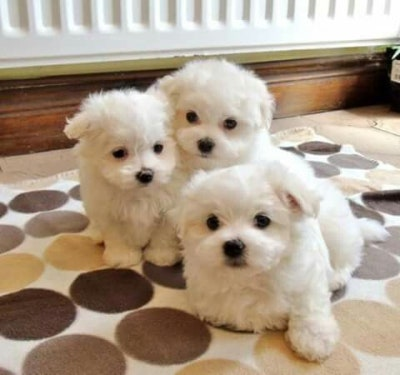
#> input picture hyerica/cloud11-IlhyeonChoo/resources/data/test_image.jpg, 400 x 375 px
$ python question_08.py
#> lines starting #> are read from the running program, lines starting #| are printed output that depends on the picture; after the words box and inside, x2 and y2 are one past the last pixel; in counts of white or black regions, pixels touching at a corner belong together
import os
import numpy as np
import matplotlib.pyplot as plt
from PIL import Image


def solution(image, x1, y1, x2, y2):
    """
    이미지의 특정 영역을 검은색으로 만드는 코드를 작성하세요.
    이미지를 표현하는 넘파이 배열 image에서, 슬라이싱을 통해 특정 영역의 뷰(view)를 가저온 후, 해당 뷰에 0을 대입하면 해당 영역이 검은색으로 변합니다.

    인자:
        - image: (H, W, 3) 모양의 넘파이 배열
        - x1: 영역의 가로 시작점
        - y1: 영역의 세로 시작점
        - x2: 영역의 가로 종점
        - y2: 영역의 세로 종점
    반환값:
        - 없음

    예상출력:
        파일 실행 후, resources/ 폴더 내에 q8_test1.jpg, q8_test2.jpg, q8_test3.jpg 파일을 확인해보세요.
        세 파일이 각각 q8_test1_truth.jpg, q8_test2_truth.jpg, q8_test3_truth.jpg 와 같으면 됩니다.

    참고:
        총 세 개의 이미지가 만들어지는데, 나중에 만들어진 이미지에는 이전에 만들어진 이미지에 적용된 마스크도 같이 적용되어 있습니다.
        그 이유가 무엇일지 생각해보시길 바랍니다.
    """

    # ----- your code here -----
    image[y1:y2, x1:x2] = 0

    # --------------------------
    return image


if __name__ == "__main__":
    root_dir = os.path.dirname(os.path.dirname(__file__))
    image = Image.open(os.path.join(root_dir, "resources", "data", "test_image.jpg")).convert("RGB")
#> image is the input picture: PIL image 400x375 RGB; mean R, G, B 173.1, 156.7, 138.3
    image = np.array(image) + 0 # + 0 지우지마세요

    H, W = image.shape[:2]
#> H = 375; W = 400

    Image.fromarray(solution(image, 0, 0, W//2, H//2)).save(os.path.join(root_dir, "resources", "q8_test1.jpg"))
#> in solution, `image[y1:y2, x1:x2] = 0`:
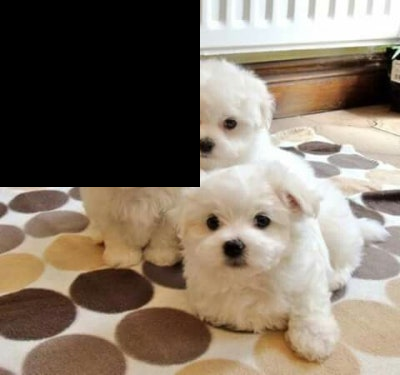
#> image: shape (375, 400, 3); mean R, G, B 130.5, 117.6, 103.3
    Image.fromarray(solution(image, W//2, 0, W, H)).save(os.path.join(root_dir, "resources", "q8_test2.jpg"))
#> call 2 of solution, with x1 = 200, y1 = 0, x2 = 400, y2 = 375
#> in solution (call 2), `image[y1:y2, x1:x2] = 0`:
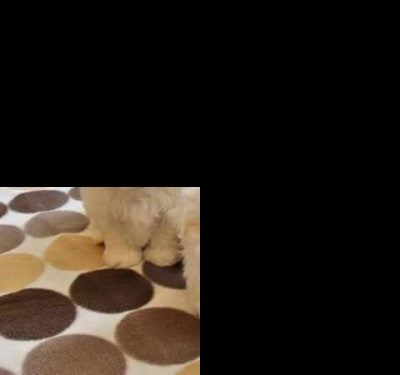
#> image: shape (375, 400, 3); mean R, G, B 35.4, 28.5, 21.9
    Image.fromarray(solution(image, int(W*0.25), int(H*0.25), int(W*0.75), int(H*0.75))).save(os.path.join(root_dir, "resources", "q8_test3.jpg"))
#> call 3 of solution, with x1 = 100, y1 = 93, x2 = 300, y2 = 281
#> in solution (call 3), `image[y1:y2, x1:x2] = 0`:
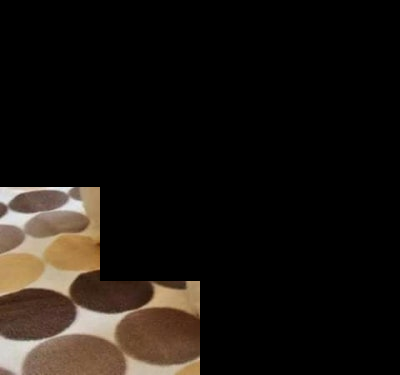
#> image: shape (375, 400, 3); 6.27% of pixels changed, all inside (x1, y1, x2, y2) = (100, 187, 200, 281)
